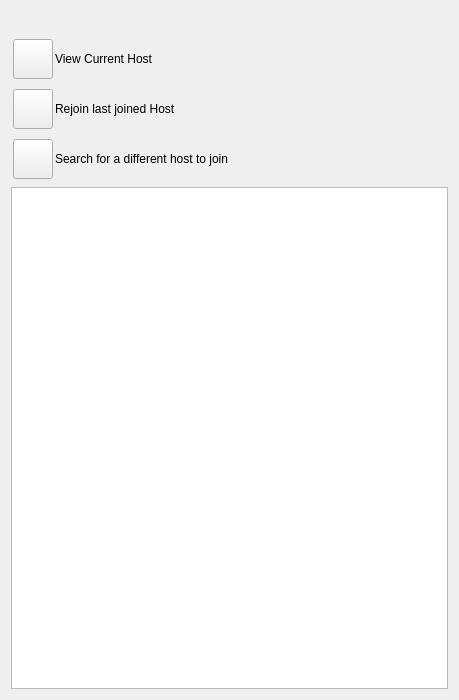
<?xml version="1.0" encoding="UTF-8"?>
<ui version="4.0">
 <class>AppletHostJoinConnectUi</class>
 <widget class="QWidget" name="AppletHostJoinConnectUi">
  <property name="geometry">
   <rect>
    <x>0</x>
    <y>0</y>
    <width>459</width>
    <height>700</height>
   </rect>
  </property>
  <property name="sizePolicy">
   <sizepolicy hsizetype="Expanding" vsizetype="Expanding">
    <horstretch>0</horstretch>
    <verstretch>0</verstretch>
   </sizepolicy>
  </property>
  <property name="windowTitle">
   <string>Choose User</string>
  </property>
  <layout class="QVBoxLayout" name="verticalLayout">
   <item>
    <widget class="QLabel" name="m_StatusLabel_2">
     <property name="text">
      <string notr="true"/>
     </property>
    </widget>
   </item>
   <item>
    <widget class="IdentWidget" name="m_AdminIdentWidget" native="true"/>
   </item>
   <item>
    <widget class="QFrame" name="m_ViewCurrentFrame">
     <layout class="QHBoxLayout" name="horizontalLayout_12">
      <property name="spacing">
       <number>2</number>
      </property>
      <property name="leftMargin">
       <number>2</number>
      </property>
      <property name="topMargin">
       <number>2</number>
      </property>
      <property name="rightMargin">
       <number>2</number>
      </property>
      <property name="bottomMargin">
       <number>2</number>
      </property>
      <item>
       <widget class="VxPushButton" name="m_ViewCurrentButton">
        <property name="minimumSize">
         <size>
          <width>0</width>
          <height>40</height>
         </size>
        </property>
        <property name="text">
         <string/>
        </property>
       </widget>
      </item>
      <item>
       <widget class="QLabel" name="m_ViewCurrentLabel">
        <property name="sizePolicy">
         <sizepolicy hsizetype="Expanding" vsizetype="Preferred">
          <horstretch>0</horstretch>
          <verstretch>0</verstretch>
         </sizepolicy>
        </property>
        <property name="text">
         <string>View Current Host</string>
        </property>
       </widget>
      </item>
     </layout>
    </widget>
   </item>
   <item>
    <widget class="QFrame" name="m_RejoinFrame">
     <layout class="QHBoxLayout" name="horizontalLayout_13">
      <property name="spacing">
       <number>2</number>
      </property>
      <property name="leftMargin">
       <number>2</number>
      </property>
      <property name="topMargin">
       <number>2</number>
      </property>
      <property name="rightMargin">
       <number>2</number>
      </property>
      <property name="bottomMargin">
       <number>2</number>
      </property>
      <item>
       <widget class="VxPushButton" name="m_RejoinButton">
        <property name="minimumSize">
         <size>
          <width>0</width>
          <height>40</height>
         </size>
        </property>
        <property name="text">
         <string/>
        </property>
       </widget>
      </item>
      <item>
       <widget class="QLabel" name="m_RejoinLabel">
        <property name="sizePolicy">
         <sizepolicy hsizetype="Expanding" vsizetype="Preferred">
          <horstretch>0</horstretch>
          <verstretch>0</verstretch>
         </sizepolicy>
        </property>
        <property name="text">
         <string>Rejoin last joined Host</string>
        </property>
       </widget>
      </item>
     </layout>
    </widget>
   </item>
   <item>
    <widget class="QFrame" name="m_SearchFrame">
     <layout class="QHBoxLayout" name="horizontalLayout_11">
      <property name="spacing">
       <number>2</number>
      </property>
      <property name="leftMargin">
       <number>2</number>
      </property>
      <property name="topMargin">
       <number>2</number>
      </property>
      <property name="rightMargin">
       <number>2</number>
      </property>
      <property name="bottomMargin">
       <number>2</number>
      </property>
      <item>
       <widget class="VxPushButton" name="m_SearchButton">
        <property name="minimumSize">
         <size>
          <width>0</width>
          <height>40</height>
         </size>
        </property>
        <property name="text">
         <string/>
        </property>
       </widget>
      </item>
      <item>
       <widget class="QLabel" name="m_SearchLabel">
        <property name="sizePolicy">
         <sizepolicy hsizetype="Expanding" vsizetype="Preferred">
          <horstretch>0</horstretch>
          <verstretch>0</verstretch>
         </sizepolicy>
        </property>
        <property name="text">
         <string>Search for a different host to join</string>
        </property>
       </widget>
      </item>
     </layout>
    </widget>
   </item>
   <item>
    <widget class="QPlainTextEdit" name="m_InfoPlainTextEdit"/>
   </item>
  </layout>
 </widget>
 <customwidgets>
  <customwidget>
   <class>IdentWidget</class>
   <extends>QWidget</extends>
   <header>IdentWidget.h</header>
   <container>1</container>
  </customwidget>
  <customwidget>
   <class>VxPushButton</class>
   <extends>QPushButton</extends>
   <header>VxPushButton.h</header>
  </customwidget>
 </customwidgets>
 <resources/>
 <connections/>
</ui>
